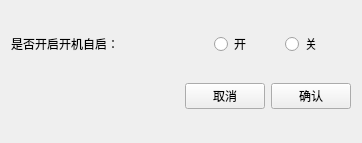
<?xml version="1.0" encoding="UTF-8"?>
<ui version="4.0">
 <class>seting</class>
 <widget class="QWidget" name="seting">
  <property name="geometry">
   <rect>
    <x>0</x>
    <y>0</y>
    <width>362</width>
    <height>143</height>
   </rect>
  </property>
  <property name="windowTitle">
   <string>设置</string>
  </property>
  <layout class="QVBoxLayout" name="verticalLayout">
   <item>
    <layout class="QHBoxLayout" name="horizontalLayout" stretch="5,1,2,2">
     <item>
      <widget class="QLabel" name="label">
       <property name="text">
        <string>是否开启开机自启： </string>
       </property>
      </widget>
     </item>
     <item>
      <spacer name="horizontalSpacer_2">
       <property name="orientation">
        <enum>Qt::Horizontal</enum>
       </property>
       <property name="sizeHint" stdset="0">
        <size>
         <width>40</width>
         <height>20</height>
        </size>
       </property>
      </spacer>
     </item>
     <item>
      <widget class="QRadioButton" name="radioButton_open">
       <property name="text">
        <string>开</string>
       </property>
      </widget>
     </item>
     <item>
      <widget class="QRadioButton" name="radioButton_close">
       <property name="text">
        <string>关</string>
       </property>
      </widget>
     </item>
    </layout>
   </item>
   <item>
    <layout class="QHBoxLayout" name="horizontalLayout_2">
     <item>
      <spacer name="horizontalSpacer">
       <property name="orientation">
        <enum>Qt::Horizontal</enum>
       </property>
       <property name="sizeHint" stdset="0">
        <size>
         <width>40</width>
         <height>20</height>
        </size>
       </property>
      </spacer>
     </item>
     <item>
      <widget class="QPushButton" name="pushButton_cancel">
       <property name="text">
        <string>取消</string>
       </property>
      </widget>
     </item>
     <item>
      <widget class="QPushButton" name="pushButton_ok">
       <property name="text">
        <string>确认</string>
       </property>
      </widget>
     </item>
    </layout>
   </item>
  </layout>
 </widget>
 <tabstops>
  <tabstop>pushButton_cancel</tabstop>
  <tabstop>pushButton_ok</tabstop>
  <tabstop>radioButton_close</tabstop>
  <tabstop>radioButton_open</tabstop>
 </tabstops>
 <resources/>
 <connections/>
</ui>
